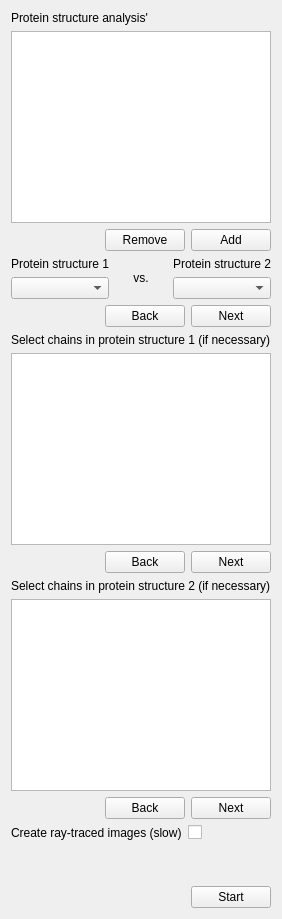
            <widget class="QWidget" name="batch_analysis_page">
             <layout class="QVBoxLayout" name="verticalLayout_87">
              <item>
               <layout class="QVBoxLayout" name="verticalLayout_44">
                <item>
                 <widget class="QLabel" name="lbl_analysis_batch_overview">
                  <property name="text">
                   <string>Protein structure analysis'</string>
                  </property>
                 </widget>
                </item>
                <item>
                 <widget class="QListWidget" name="list_analysis_batch_overview">
                  <property name="sizePolicy">
                   <sizepolicy hsizetype="Expanding" vsizetype="Expanding">
                    <horstretch>0</horstretch>
                    <verstretch>0</verstretch>
                   </sizepolicy>
                  </property>
                  <property name="minimumSize">
                   <size>
                    <width>0</width>
                    <height>0</height>
                   </size>
                  </property>
                  <property name="maximumSize">
                   <size>
                    <width>16777215</width>
                    <height>16777215</height>
                   </size>
                  </property>
                 </widget>
                </item>
                <item>
                 <layout class="QHBoxLayout" name="horizontalLayout_20">
                  <item>
                   <spacer name="horizontalSpacer_6">
                    <property name="orientation">
                     <enum>Qt::Horizontal</enum>
                    </property>
                    <property name="sizeHint" stdset="0">
                     <size>
                      <width>40</width>
                      <height>20</height>
                     </size>
                    </property>
                   </spacer>
                  </item>
                  <item>
                   <widget class="QPushButton" name="btn_analysis_batch_remove">
                    <property name="text">
                     <string>Remove</string>
                    </property>
                   </widget>
                  </item>
                  <item>
                   <widget class="QPushButton" name="btn_analysis_batch_add">
                    <property name="text">
                     <string>Add</string>
                    </property>
                   </widget>
                  </item>
                 </layout>
                </item>
               </layout>
              </item>
              <item>
               <layout class="QHBoxLayout" name="horizontalLayout_15">
                <item>
                 <layout class="QVBoxLayout" name="verticalLayout_84">
                  <item>
                   <widget class="QLabel" name="lbl_analysis_batch_prot_struct_1">
                    <property name="text">
                     <string>Protein structure 1</string>
                    </property>
                    <property name="alignment">
                     <set>Qt::AlignCenter</set>
                    </property>
                   </widget>
                  </item>
                  <item>
                   <widget class="QComboBox" name="box_analysis_batch_prot_struct_1"/>
                  </item>
                 </layout>
                </item>
                <item>
                 <widget class="QLabel" name="lbl_analysis_batch_vs">
                  <property name="text">
                   <string>vs.</string>
                  </property>
                  <property name="alignment">
                   <set>Qt::AlignCenter</set>
                  </property>
                 </widget>
                </item>
                <item>
                 <layout class="QVBoxLayout" name="verticalLayout_85">
                  <item>
                   <widget class="QLabel" name="lbl_analysis_batch_prot_struct_2">
                    <property name="text">
                     <string>Protein structure 2</string>
                    </property>
                    <property name="alignment">
                     <set>Qt::AlignCenter</set>
                    </property>
                   </widget>
                  </item>
                  <item>
                   <widget class="QComboBox" name="box_analysis_batch_prot_struct_2"/>
                  </item>
                 </layout>
                </item>
               </layout>
              </item>
              <item>
               <layout class="QHBoxLayout" name="horizontalLayout_55">
                <item>
                 <spacer name="horizontalSpacer_40">
                  <property name="orientation">
                   <enum>Qt::Horizontal</enum>
                  </property>
                  <property name="sizeHint" stdset="0">
                   <size>
                    <width>40</width>
                    <height>20</height>
                   </size>
                  </property>
                 </spacer>
                </item>
                <item>
                 <widget class="QPushButton" name="btn_analysis_batch_back">
                  <property name="text">
                   <string>Back</string>
                  </property>
                 </widget>
                </item>
                <item>
                 <widget class="QPushButton" name="btn_analysis_batch_next">
                  <property name="text">
                   <string>Next</string>
                  </property>
                 </widget>
                </item>
               </layout>
              </item>
              <item>
               <layout class="QVBoxLayout" name="verticalLayout_8">
                <item>
                 <widget class="QLabel" name="lbl_analysis_batch_ref_chains">
                  <property name="text">
                   <string>Select chains in protein structure 1 (if necessary)</string>
                  </property>
                 </widget>
                </item>
                <item>
                 <widget class="QListWidget" name="list_analysis_batch_ref_chains">
                  <property name="minimumSize">
                   <size>
                    <width>0</width>
                    <height>0</height>
                   </size>
                  </property>
                  <property name="maximumSize">
                   <size>
                    <width>16777215</width>
                    <height>16777215</height>
                   </size>
                  </property>
                 </widget>
                </item>
               </layout>
              </item>
              <item>
               <layout class="QHBoxLayout" name="horizontalLayout_56">
                <item>
                 <spacer name="horizontalSpacer_5">
                  <property name="orientation">
                   <enum>Qt::Horizontal</enum>
                  </property>
                  <property name="sizeHint" stdset="0">
                   <size>
                    <width>40</width>
                    <height>20</height>
                   </size>
                  </property>
                 </spacer>
                </item>
                <item>
                 <widget class="QPushButton" name="btn_analysis_batch_back_2">
                  <property name="text">
                   <string>Back</string>
                  </property>
                 </widget>
                </item>
                <item>
                 <widget class="QPushButton" name="btn_analysis_batch_next_2">
                  <property name="text">
                   <string>Next</string>
                  </property>
                 </widget>
                </item>
               </layout>
              </item>
              <item>
               <layout class="QVBoxLayout" name="verticalLayout_11">
                <item>
                 <widget class="QLabel" name="lbl_analysis_batch_model_chains">
                  <property name="text">
                   <string>Select chains in protein structure 2 (if necessary)</string>
                  </property>
                 </widget>
                </item>
                <item>
                 <widget class="QListWidget" name="list_analysis_batch_model_chains">
                  <property name="minimumSize">
                   <size>
                    <width>0</width>
                    <height>0</height>
                   </size>
                  </property>
                  <property name="maximumSize">
                   <size>
                    <width>16777215</width>
                    <height>16777215</height>
                   </size>
                  </property>
                 </widget>
                </item>
               </layout>
              </item>
              <item>
               <layout class="QHBoxLayout" name="horizontalLayout_64">
                <item>
                 <spacer name="horizontalSpacer_45">
                  <property name="orientation">
                   <enum>Qt::Horizontal</enum>
                  </property>
                  <property name="sizeHint" stdset="0">
                   <size>
                    <width>40</width>
                    <height>20</height>
                   </size>
                  </property>
                 </spacer>
                </item>
                <item>
                 <widget class="QPushButton" name="btn_analysis_batch_back_3">
                  <property name="text">
                   <string>Back</string>
                  </property>
                 </widget>
                </item>
                <item>
                 <widget class="QPushButton" name="btn_analysis_batch_next_3">
                  <property name="text">
                   <string>Next</string>
                  </property>
                 </widget>
                </item>
               </layout>
              </item>
              <item>
               <layout class="QHBoxLayout" name="horizontalLayout_16">
                <item>
                 <widget class="QLabel" name="lbl_analysis_batch_images">
                  <property name="text">
                   <string>Create ray-traced images (slow)</string>
                  </property>
                 </widget>
                </item>
                <item>
                 <widget class="QCheckBox" name="cb_analysis_batch_images">
                  <property name="text">
                   <string/>
                  </property>
                 </widget>
                </item>
               </layout>
              </item>
              <item>
               <spacer name="verticalSpacer_12">
                <property name="orientation">
                 <enum>Qt::Vertical</enum>
                </property>
                <property name="sizeType">
                 <enum>QSizePolicy::MinimumExpanding</enum>
                </property>
                <property name="sizeHint" stdset="0">
                 <size>
                  <width>20</width>
                  <height>40</height>
                 </size>
                </property>
               </spacer>
              </item>
              <item>
               <layout class="QHBoxLayout" name="horizontalLayout_65">
                <item>
                 <spacer name="horizontalSpacer_44">
                  <property name="orientation">
                   <enum>Qt::Horizontal</enum>
                  </property>
                  <property name="sizeHint" stdset="0">
                   <size>
                    <width>40</width>
                    <height>20</height>
                   </size>
                  </property>
                 </spacer>
                </item>
                <item>
                 <widget class="QPushButton" name="btn_analysis_batch_start">
                  <property name="text">
                   <string>Start</string>
                  </property>
                 </widget>
                </item>
               </layout>
              </item>
             </layout>
            </widget>
